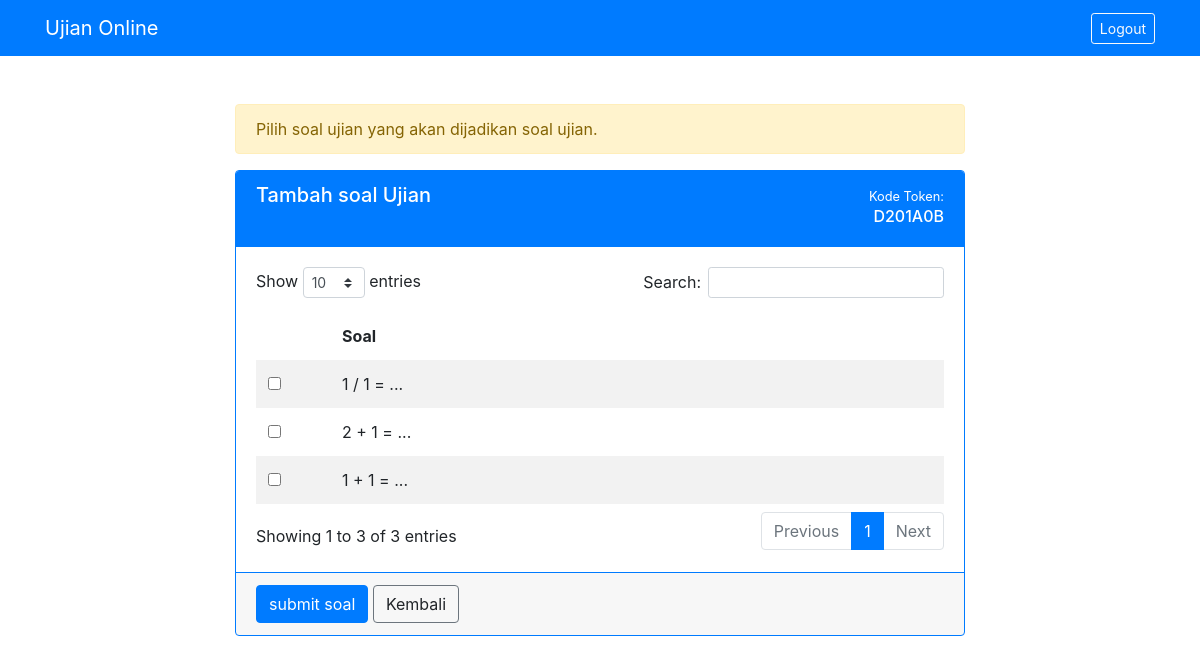
Screenshot of /admin.php?page=tambah-soal-ujian (signed in) with the database file from the repository.
### tables this page shows
CREATE TABLE `tb_bank_soal` (
  `kode_soal` varchar(10) NOT NULL,
  `soal` text NOT NULL,
  `j_a` text NOT NULL,
  `j_b` text NOT NULL,
  `j_c` text NOT NULL,
  `j_d` text NOT NULL,
  `jawaban_benar` varchar(1) NOT NULL,
  `status_soal` int(1) NOT NULL DEFAULT 1
);

### config.php (called while the page is built, shortened)
<?php
function database() {
    $hostname = "localhost";
    $username = "root";
    $password = "";
    $database = "db_ujian_online";
    $db = mysqli_connect($hostname, $username, $password, $database);
    return $db;
}
function kode_soal_ujian() {
    return substr(str_shuffle(str_repeat("01234567890ABCDEabcde", 7)), 0, 7);
}
function load_bank_soal() {
    $db = database();
    return  mysqli_query($db, "SELECT * FROM tb_bank_soal ORDER BY kode_soal DESC");
}

### views/tambah_soal_ujian.php (the view, shortened to what this page needs)
<section class="row">
    <div class="col-sm-8 mx-auto">
        <?php
        if(isset($_POST['submit'])) {
            $kode = kode_soal_ujian();
            $soal = @$_POST['soal'];
            if(empty($soal)) {
                echo '
                <div class="alert alert-danger">
                    soal belum dipilih.
                </div>
                ';
            } else {
                foreach($soal as $soal) {
                    tambah_soal_ujian($kode, $soal);
                }
                tambah_token_master($kode);
                echo '
                <script>
                    window.location.href="admin.php?page=tambah-soal-ujian&stat=berhasil";
                </script>
                ';
            }
        } else {
            echo '
            <div class="alert alert-warning">
                Pilih soal ujian yang akan dijadikan soal ujian.
            </div>
            ';
        }
        ?>
        <form method="POST" class="card border-primary">
            <div class="card-header border-primary bg-primary text-white d-flex" style="justify-content: space-between">
                <h5>Tambah soal Ujian</h5>
                <div class="text-right">
                    <small>Kode Token: </small>
                    <h6><?= kode_soal_ujian(); ?></h6>
                </div>
            </div>
            <div class="card-body">
                <table class="table table-striped table-borderless myTable">
                    <thead>
                        <th style="width: 50px"></th>
                        <th>Soal</th>
                    </thead>
                    <tbody>
                        <?php foreach(load_bank_soal() as $bs) : ?>
                        <tr>
                            <td>
                                <input type="checkbox" name="soal[]" value="<?= $bs['kode_soal']; ?>" />
                            </td>
                            <td><?= $bs['soal']; ?></td>
                        </tr>
                        <?php endforeach; ?>
                    </tbody>
                </table>
            </div>
            <div class="card-footer border-primary">
                <button type="submit" class="btn btn-primary" name="submit">submit soal</button>
                <a href="admin.php" class="btn border-secondary">Kembali</a>
            </div>
        </form>
    </div>
</section>

### rows the page displays
tb_bank_soal: soal "1 / 1 = ..."
tb_bank_soal: soal "2 + 1 = ..."
tb_bank_soal: soal "1 + 1 = ..."

### other values shown
kode_soal_ujian() "D201A0B"
